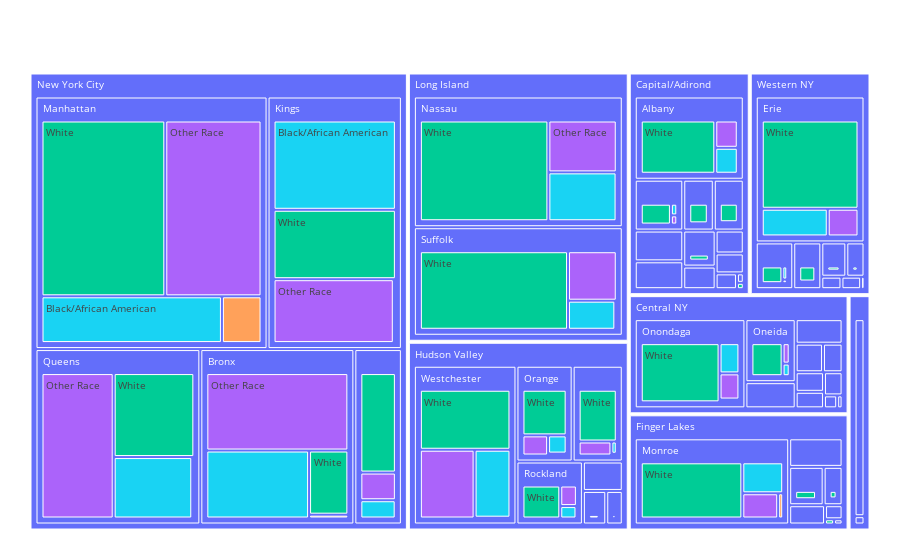

The notebook cell saved with this chart:
### Code cell
fig = px.treemap(df_categorical,path=['Hospital Service Area','Hospital County', 'Race'], color='Race')
fig.update_layout(
    uniformtext=dict(minsize=10, mode='hide'),
    margin = dict(t=50, l=25, r=25, b=25))
fig.show()

### Figure 1 — Plotly figure (JSON) as saved in the notebook; plotly's stock layout.template omitted (floating-point values rounded to 4 significant figures; data arrays with more than 128 entries replaced by an {"elided": "..."} marker saying what was removed)
{"data": [{"branchvalues": "total", "customdata": {"elided": "2248x1 str values"}, "domain": {"x": [0, 1], "y": [0, 1]}, "hovertemplate": "labels=%{label}<br>count=%{value}<br>parent=%{parent}<br>id=%{id}<br>Race=%{customdata[0]}<extra></extra>", "ids": {"elided": "2248 str values"}, "labels": {"elided": "2248 str values"}, "marker": {"colors": {"elided": "2248 str values"}}, "name": "", "parents": {"elided": "2248 str values"}, "type": "treemap", "values": {"elided": "2248 int values"}}], "layout": {"legend": {"tracegroupgap": 0}, "margin": {"b": 25, "l": 25, "r": 25, "t": 50}, "uniformtext": {"minsize": 10, "mode": "hide"}}}
